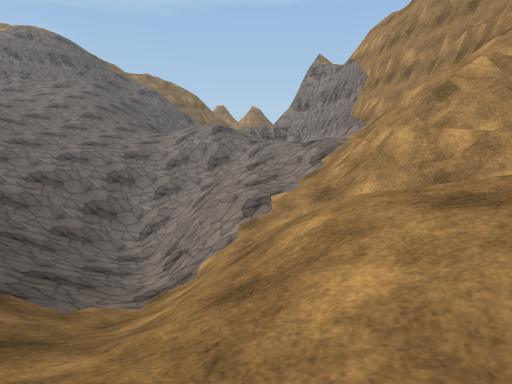
[1] (above)

12 first-person views from a walk through a Unity game level. The camera is 1.2 m above the floor, tilts 6° down and sees 75° across. The floor is counted in squares, 2 m on a side. Each view is taken from the middle of a square. On the plan, view 1 faces up. The plan holds only what a view shows up to about 10 squares ahead; the rest is blank. The place goes on beyond the plan. The player character is not drawn. Surface patterns are stand-ins for the level's own textures.

[2]
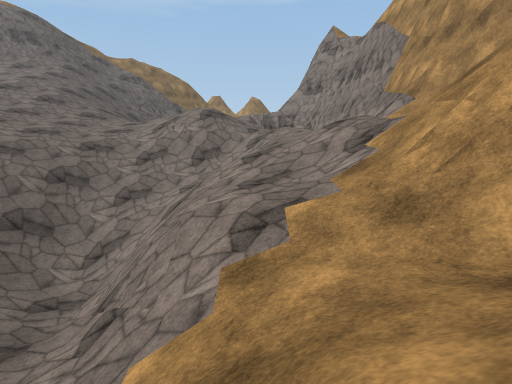

[3]
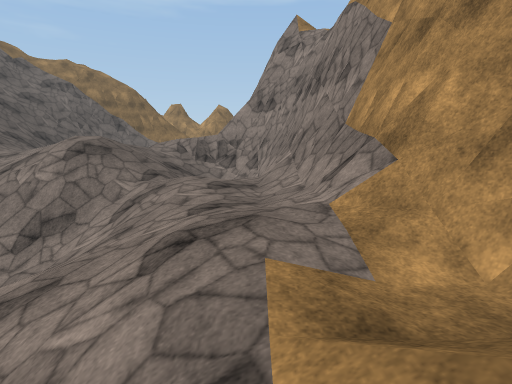

[4]
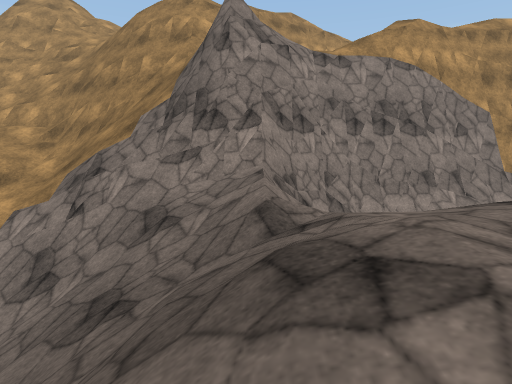

[5]
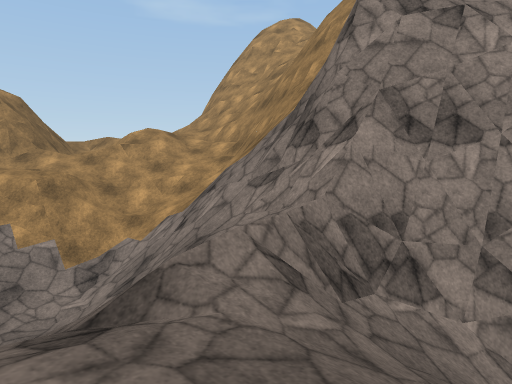

[6]
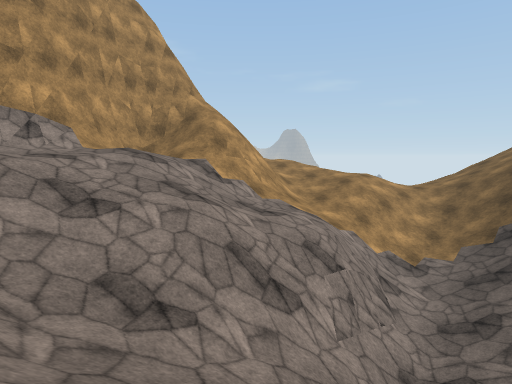

[7]
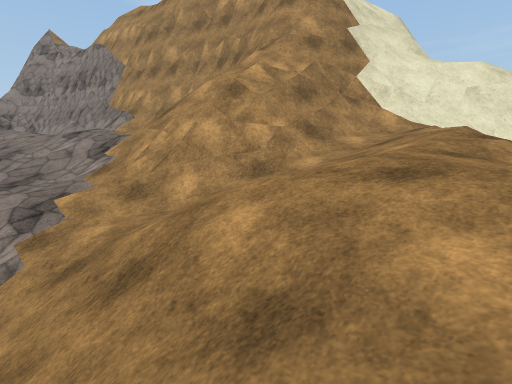

[8]
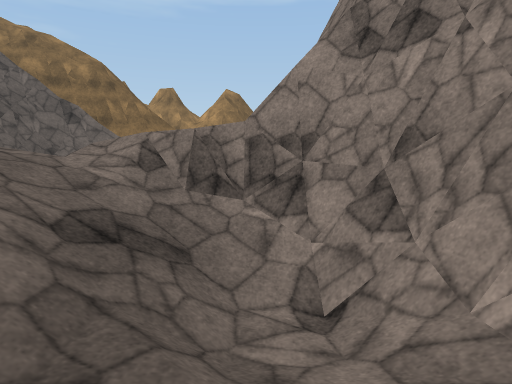

[9]
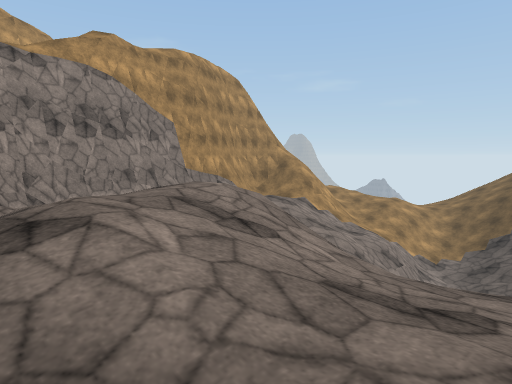

[10]
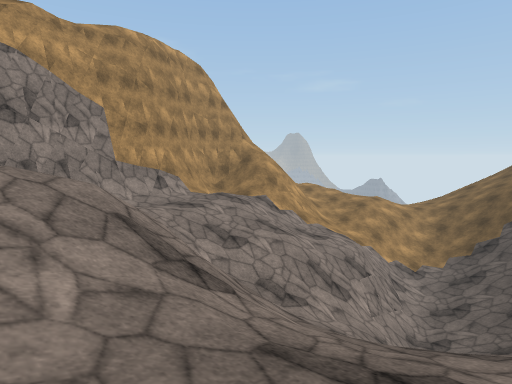

[11]
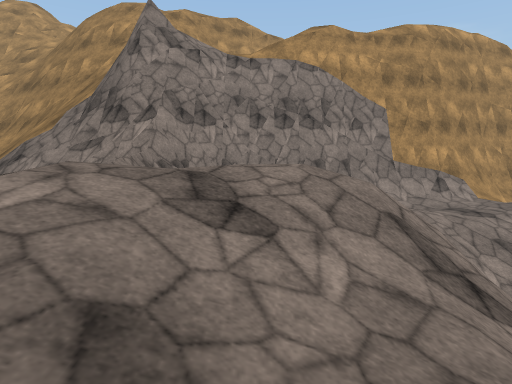

[12]
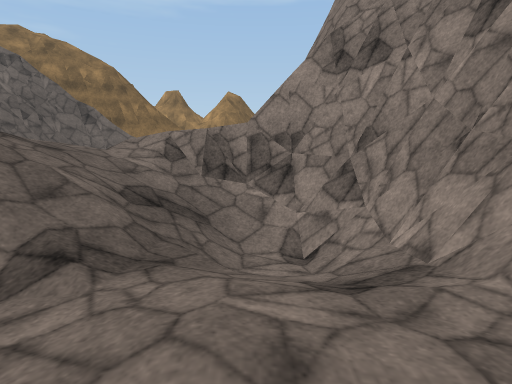

### Floor plan
Key: @ floor where view 1 was taken; # wall or solid block; . main floor; - floor 0.75 m lower than the main floor; : floor 1 m higher than the main floor; _ floor 1.5 m lower than the main floor; + floor 1.75 m higher than the main floor; * floor 2.5 m higher than the main floor; < floor 4.75 m lower than the main floor; / step, stairs or slope; = window, fence, low wall or low ledge; ^ raised ledge.
Columns run from 5 left of view 1 to 7 right of it. Each row starts with its distance up from view 1.
 24     ///// /=
 23 ##  //////==
 22 #/  /////=##
 21 =   /////###
 20     //=//##
 19    ////=//#
 18   ////=##^#
 17 /////=###
 16 +/**+//##
 15 ///*//.##
 14 ///////##
 13 //////:/#
 12 //////:.#
 11 ///////.##
 10 ///////:##
  9 ///////:/#
  8 //<=/////#
  7 ///#/_///##
  6 ///////=//#
  5  //<////####
  4  /////////###
  3  /////////.=#
  2   ////--// =#
  1   /////
  0      @

Positions as (right, up) in squares from view 1, and headings:
1: (0, 0), facing up
2: (0, 3), facing up
3: (2, 7), facing up
4: (-4, 17), facing right
5: (-2, 15), facing up-right
6: (-4, 12), facing down-right
7: (-1, 1), facing up-right
8: (1, 13), facing up
9: (-5, 17), facing down-right
10: (-5, 15), facing down-right
11: (-5, 15), facing right
12: (1, 12), facing up
